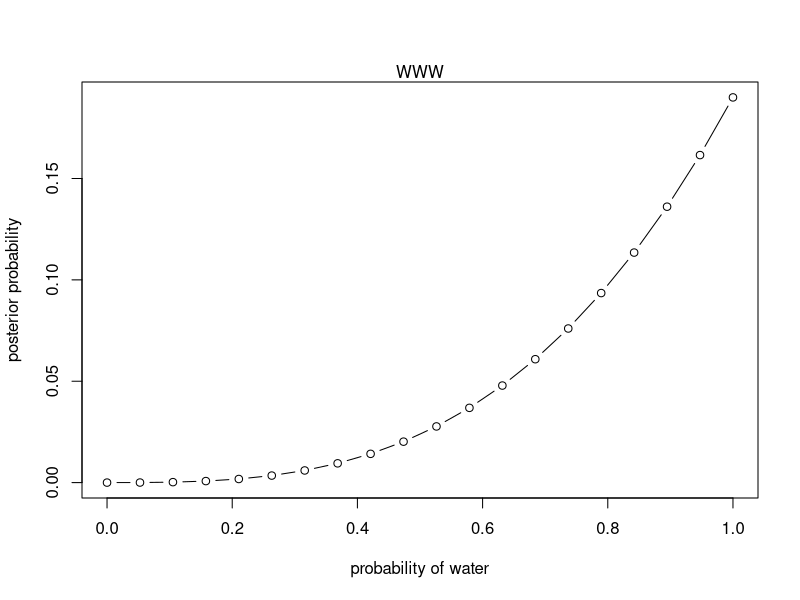
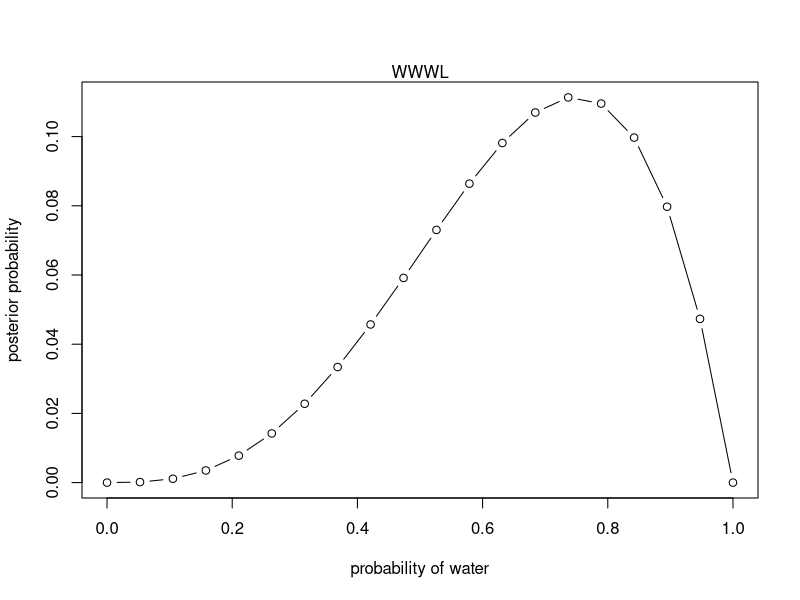
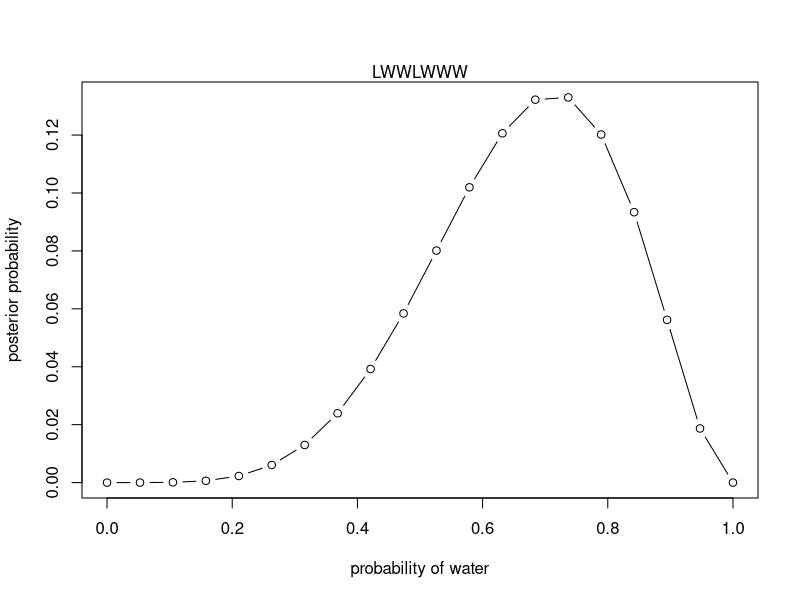
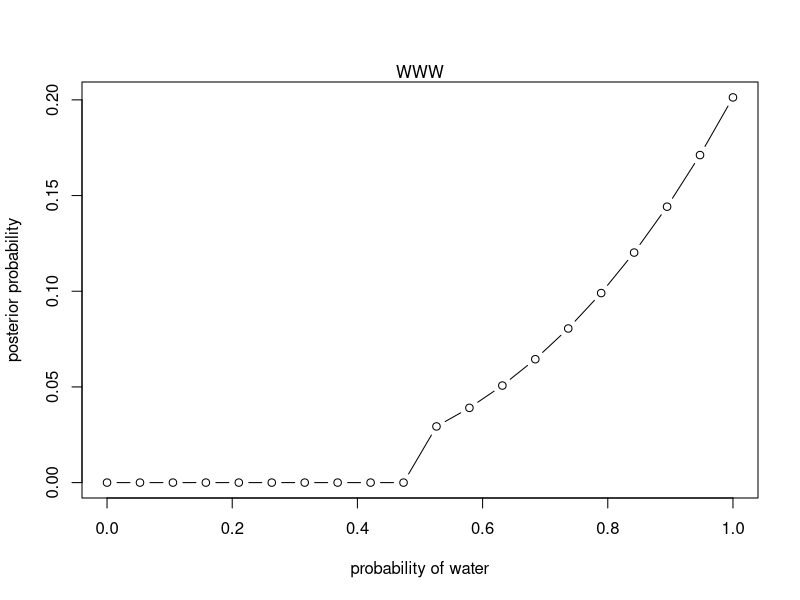
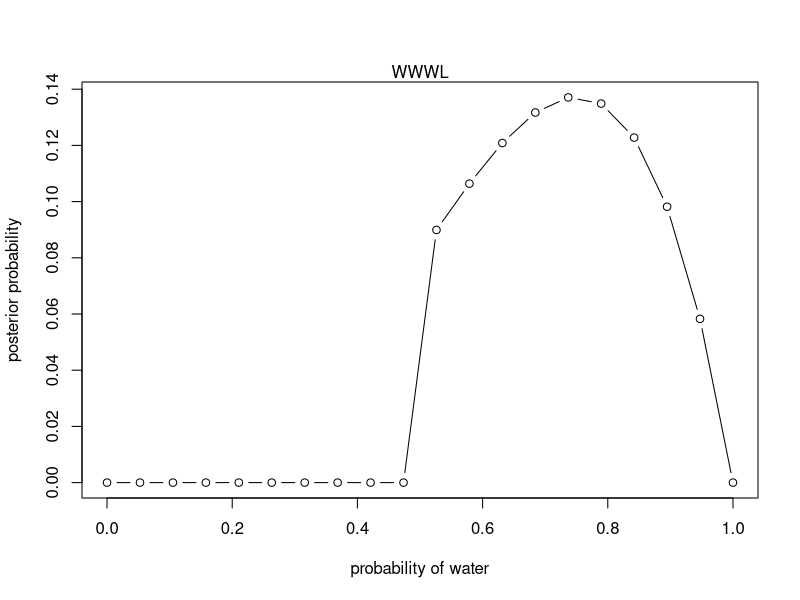
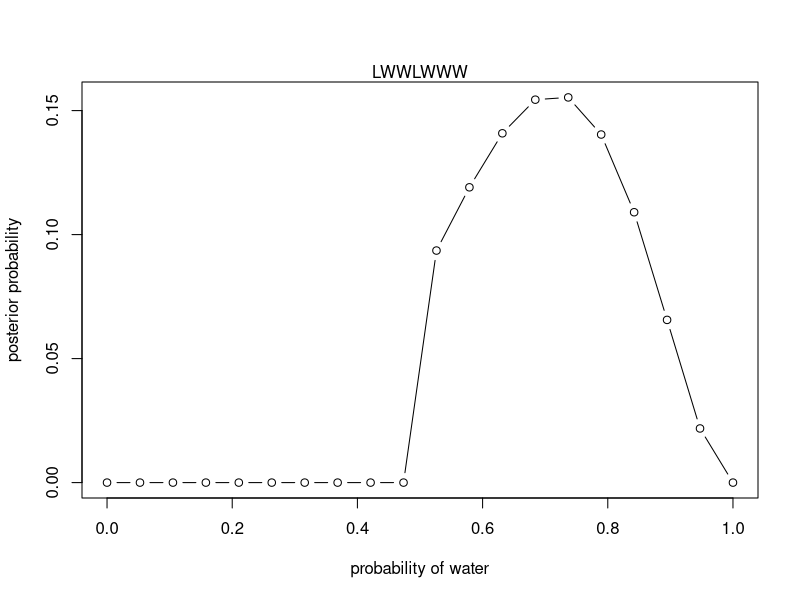

R code for these plots, in order:
## ---- chunk 1
knitr::opts_chunk$set(echo = TRUE)
## ---- chunk 2
p_grid <- seq(from=0, to=1, length.out=20)
prior <- rep(1, 20)
likelihood <- dbinom(3, size=3, prob=p_grid)
unstd.posterior <- likelihood*prior
std.posterior <- unstd.posterior/sum(unstd.posterior)
plot(p_grid, std.posterior, type="b", xlab="probability of water", ylab="posterior probability")
mtext("WWW")

likelihood <- dbinom(3, size=4, prob=p_grid)
unstd.posterior <- likelihood*prior
std.posterior <- unstd.posterior/sum(unstd.posterior)
plot(p_grid, std.posterior, type="b", xlab="probability of water", ylab="posterior probability")
mtext("WWWL")

likelihood <- dbinom(5, size=7, prob=p_grid)
unstd.posterior <- likelihood*prior
std.posterior <- unstd.posterior/sum(unstd.posterior)
plot(p_grid, std.posterior, type="b", xlab="probability of water", ylab="posterior probability")
mtext("LWWLWWW")
## ---- chunk 3
p_grid <- seq(from=0, to=1, length.out=20)
prior <- ifelse(p_grid < 0.5, 0, 1)
likelihood <- dbinom(3, size=3, prob=p_grid)
unstd.posterior <- likelihood*prior
std.posterior <- unstd.posterior/sum(unstd.posterior)
plot(p_grid, std.posterior, type="b", xlab="probability of water", ylab="posterior probability")
mtext("WWW")

likelihood <- dbinom(3, size=4, prob=p_grid)
unstd.posterior <- likelihood*prior
std.posterior <- unstd.posterior/sum(unstd.posterior)
plot(p_grid, std.posterior, type="b", xlab="probability of water", ylab="posterior probability")
mtext("WWWL")

likelihood <- dbinom(5, size=7, prob=p_grid)
unstd.posterior <- likelihood*prior
std.posterior <- unstd.posterior/sum(unstd.posterior)
plot(p_grid, std.posterior, type="b", xlab="probability of water", ylab="posterior probability")
mtext("LWWLWWW")
## ---- chunk 4
# Pr(land|Earth) = 0.3
p_le <- 0.3
# Pr(land|Mars) = 1
p_lm <- 1
# Pr(Earth) = Pr(Mars) = 0.5
p_e <- 0.5
p_m <- 0.5
# Pr(Earth|land) = Pr(Earth)*Pr(land|earth)/Pr(land)
p_el <- p_e*p_le/(p_le*p_e+p_lm*p_m)
p_el
## ---- chunk 5
#Likelihoods: ways in which the cards could have produced the data (one black side up)
ll_bb <- 2
ll_bw <- 1
ll_ww <- 0
likelihood <- c(ll_bb, ll_bw, ll_ww)
#One of each card
prior = c(1, 1, 1)
unstd.posterior <- prior * likelihood
std.posterior <- unstd.posterior / sum(unstd.posterior)
# Pr(Black-black)
std.posterior[1]
## ---- chunk 6
#Likelihoods: ways in which the cards could have produced the data (one black side up)
ll_bb <- 2
ll_bw <- 1
ll_ww <- 0
likelihood <- c(ll_bb, ll_bw, ll_ww)
#Two of the black-black cards, one of the others
prior = c(2, 1, 1)
unstd.posterior <- prior * likelihood
std.posterior <- unstd.posterior / sum(unstd.posterior)
# Pr(Black-black)
std.posterior[1]
## ---- chunk 7
#Likelihoods: ways in which the cards could have produced the data (one black side up)
ll_bb <- 2
ll_bw <- 1
ll_ww <- 0
likelihood <- c(ll_bb, ll_bw, ll_ww)
#Encode relative probabilities of drawing each card
prior = c(1, 2, 3)
unstd.posterior <- prior * likelihood
std.posterior <- unstd.posterior / sum(unstd.posterior)
# Pr(Black-black)
std.posterior[1]
## ---- chunk 8
#Likelihoods: ways in which the cards could have produced the data (one black side up + one white side up)
ll_bb <- 2 * 3
ll_bw <- 1 * 2
ll_ww <- 0
likelihood <- c(ll_bb, ll_bw, ll_ww)
#Encode relative probabilities of drawing each card
prior = c(1, 1, 1)
unstd.posterior <- prior * likelihood
std.posterior <- unstd.posterior / sum(unstd.posterior)
# Pr(Black-black)
std.posterior[1]
## ---- chunk 9
# Likelihood of the data (one twin) is equal to the probabilities of species A and B of birthing twins
p_twins_A <- 0.1
p_twins_B <- 0.2
ll_A <- p_twins_A
ll_B <- p_twins_B
likelihood <- c(ll_A, ll_B)
# Prior is the relative abundance of species A and B (equal)
prior <- c(1, 1)
unstd.posterior <- likelihood * prior
std.posterior <- unstd.posterior / sum(unstd.posterior)
std.posterior
# Species A is twice as likely as species B
# Odds of another pair of twins are equal to the posterior probabilities of each species times the probability of twins 
p_twins_A * std.posterior[1] + p_twins_B * std.posterior[2]
## ---- chunk 10
# Likelihood of the data (one twin) is equal to the probabilities of species A and B of birthing twins
p_twins_A <- 0.1
p_twins_B <- 0.2
ll_A <- p_twins_A
ll_B <- p_twins_B
likelihood <- c(ll_A, ll_B)
# Prior is the relative abundance of species A and B (equal)
prior <- c(1, 1)
unstd.posterior <- likelihood * prior
std.posterior <- unstd.posterior / sum(unstd.posterior)
std.posterior[1]
## ---- chunk 11
p_twins_A <- 0.1
p_twins_B <- 0.2
# Likelihood of A and B given one pair of twins and one singleton
ll_A <- p_twins_A * (1 - p_twins_A)
ll_B <- p_twins_B * (1- p_twins_B)
likelihood <- c(ll_A, ll_B)
# Prior is the relative abundance of species A and B (equal)
prior <- c(1, 1)
unstd.posterior <- likelihood * prior
std.posterior <- unstd.posterior / sum(unstd.posterior)
std.posterior[1]
## ---- chunk 12
p_A <- 0.5
p_pA <- 0.8
p_pB <- 0.65
p_p <- p_pA*p_A + (1-p_A)*(1-p_pB)
p_Ap <- p_A*p_pA/p_p
p_Ap
## ---- chunk 13
p_twins_A <- 0.1
p_twins_B <- 0.2
# Likelihood of A and B given one pair of twins and one singleton
ll_A <- p_twins_A * (1 - p_twins_A)
ll_B <- p_twins_B * (1- p_twins_B)
likelihood <- c(ll_A, ll_B)
#Prior from the test data
prior <- c(p_Ap, 1 - p_Ap)
unstd.posterior <- likelihood * prior
std.posterior <- unstd.posterior / sum(unstd.posterior)
std.posterior[1]
